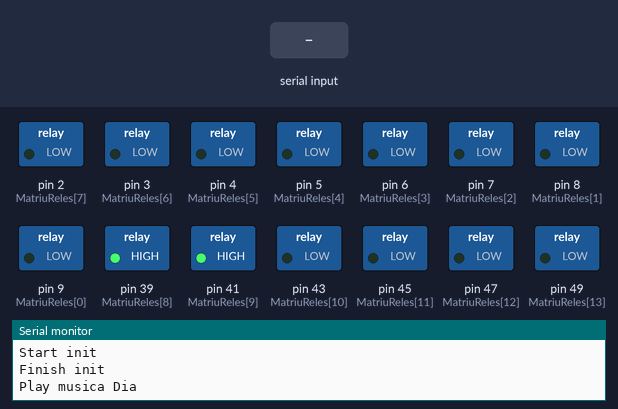
Recording of a sketch running on a simulated Arduino Mega 2560, built with avr-gcc and run on an emulated ATmega2560. Parts: switched loads named in the sketch (green lamp = pin HIGH), the last lines printed to the serial monitor. The test bench sets the inputs (shaded band). The local clock reads 2024-03-15 10:24:30 at power-on unless the sketch sets it; the audio player accepts every command and is not drawn.

Above: at 1.2 s.
1.3 s: "90,45\n" received over Serial
At 3.5 s:
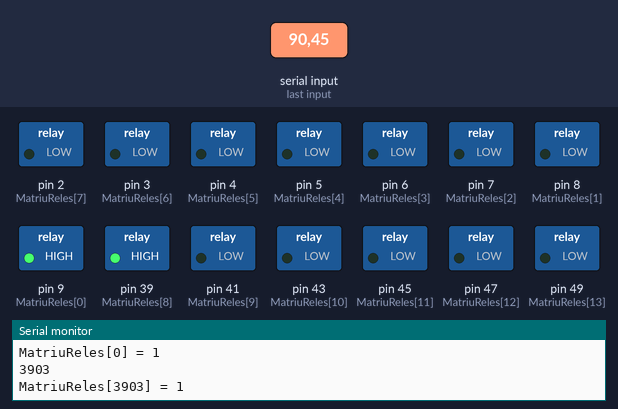
4.3 s: "30,150\n" received over Serial
At 8.2 s:
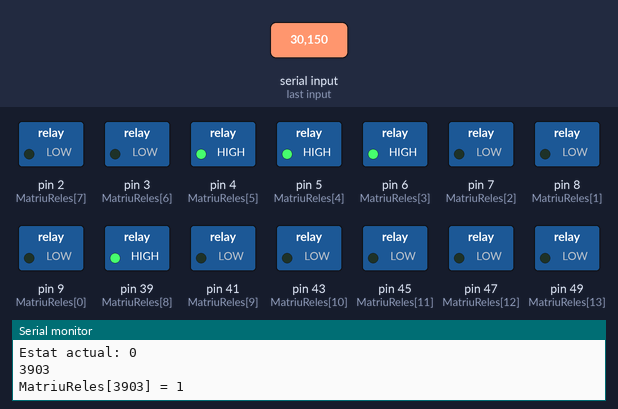
10.3 s: "10\n" received over Serial
At 13.2 s:
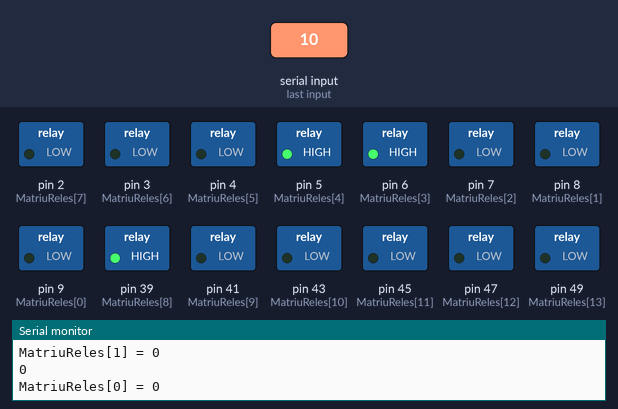
13.3 s: "88\n" received over Serial
At 14.9 s:
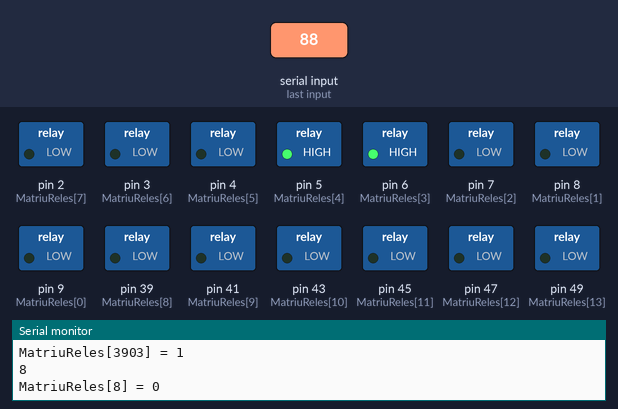
16.3 s: "120\n" received over Serial
At 18.8 s:
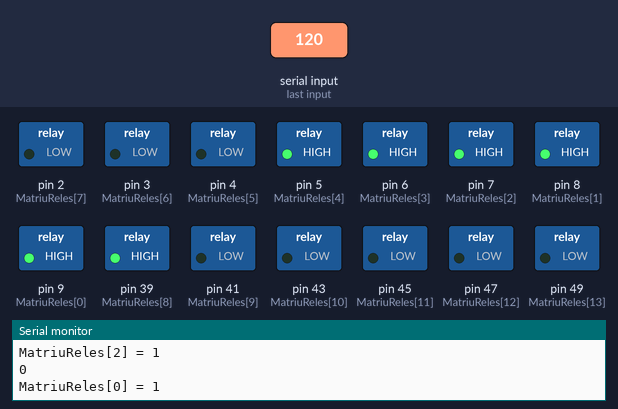
19.3 s: "90\n" received over Serial
At 22.2 s:
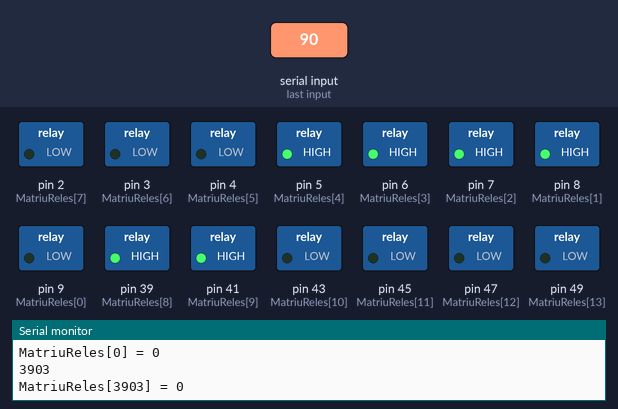
Timing chart, 0 to 23.3 s (numbered marks = the images above; inputs shaded):
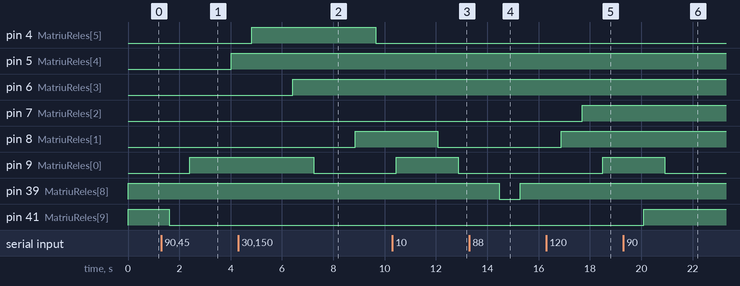

The sketch:

PESSEBRE_V7.ino
```cpp
#include <Wire.h>
#include <SoftwareSerial.h>
#include <DFPlayer_Mini_Mp3.h>
#include <DS1302.h>


uint8_t RST_PIN = 52; //RST pin attach to BLANC
uint8_t SDA_PIN = 50; //IO pin attach to LILA
uint8_t SCL_PIN = 48; //clk Pin attach to GROC
DS1302 rtc(RST_PIN, SDA_PIN, SCL_PIN);//create a variable type of DS1302


long TempsInicial;
long TempsActual;
int ReproduintDia;
int ReproduintNit;
long TempsReproduccioDia;
long TempsReproduccioNit;
int repmusica;
int EstatMusica;
int Test = 0;
int indexPrint=0;
int old_sec = 0;
int indexEstat=0;

const int Reles = 16; //Num de reles
const int Estats = 13; //Num estats

SoftwareSerial mySerial(10, 11); // Serial mp3

//MatriuHoraInici
int MatriuHoraInici[Estats][2] = {
  // {0,0},{5,0},{10,0},{15,0},{20,0},{25,0},{25,40},{26,20},{27,0},{27,30},{27,50},{28,20},{29,10}  //loop 30 min
  {0, 0}, {3, 0}, {4, 0}, {9, 0}, {11, 0}, {12, 0}, {12, 20}, {13, 10}, {13, 30}, {13, 55}, {14, 10}, {14, 20}, {14, 30} //loop 15 min
  // {0,0},{3,0},{4,0},(9,0},{11,0},{12,0},{12,20},{13,10},{13,30},{13,55},{14,10},{14,20},{14,30}  //loop 15 min
  //(0, 0}, {0, 10}, {0, 20}, {0, 30}, {0, 40}, {0, 50}, {1, 0}, {1, 10}, {1, 20}, {1, 30}, {1, 40}, {1, 50}, {2, 0}
};

// el relé+1 indica la cançó a tocar
int MatriuEstats[Estats][Reles + 1] = {
  //Dia
  //1,2,3,4,5,6,7,8,9,0,1,2,3,4,5,6,7
  {0, 0, 1, 0, 0, 1, 1, 1, 1, 1, 1, 1, 0, 1, 1, 1, 1},
  {1, 1, 1, 0, 0, 1, 1, 1, 1, 1, 1, 1, 0, 1, 1, 1, 1},
  {0, 0, 1, 0, 0, 1, 1, 1, 1, 1, 1, 1, 0, 1, 1, 1, 1},
  {1, 1, 1, 0, 0, 1, 1, 1, 1, 1, 1, 1, 0, 1, 1, 1, 1},
  {0, 0, 1, 0, 0, 1, 1, 1, 1, 1, 1, 1, 0, 1, 1, 1, 1},

  //Nit
  //1,2,3,4,5,6,7,8,9,0,1,2,3,4,5,6,7
  {1, 1, 0, 0, 0, 1, 1, 1, 0, 1, 1, 0, 0, 0, 0, 0, 1},
  {1, 1, 0, 0, 0, 1, 1, 1, 0, 1, 1, 1, 0, 1, 0, 0, 2},
  {1, 1, 0, 0, 0, 1, 1, 1, 0, 1, 1, 0, 0, 1, 1, 0, 2},
  {1, 1, 0, 0, 0, 1, 1, 1, 0, 1, 1, 1, 0, 1, 1, 1, 2},
  //Encesa banderes
  {0, 0, 0, 0, 0, 1, 1, 1, 0, 1, 1, 0, 1, 0, 0, 0, 2},
  //continua nit
  {1, 1, 0, 0, 0, 1, 1, 1, 0, 1, 1, 1, 0, 0, 0, 1, 2},
  {1, 1, 0, 0, 0, 1, 1, 1, 0, 1, 1, 1, 0, 0, 1, 0, 2},
  {1, 1, 0, 0, 0, 1, 1, 1, 0, 1, 1, 1, 0, 1, 1, 1, 2}
};

// 9 Bomba moli + Gir Moli +Led Moli
// 8 Moli canto cova
// 7 Boira
// 6 Llum llac
// 5 relé que no clava (NU) NO FUNCIONA!!
// 4 On/Off Màquina de fum
// 3 Infern + bomba de recirculació riu + foc + llamp + 3 bombetes vermelles
// 2 Cel
// 39 Dimmer
// 41 Polsador contacte Màquina de fum
// 43 Naixement + sol + lluna
// 45 poble 3
// 47 masia + castell banderes
// 49poble 4 + sta caterina
// 51 poble 2 + creu + castell
// 53 poble 1
int MatriuReles[Reles] = {9, 8, 7, 6, 5, 4, 3, 2, 39, 41, 43, 45, 47, 49, 51, 53};

//Variables de temps RTC
int mi, ho, se;

//Valor del serial Bluetooth
char val;

//Variable Rellotge
//RTC_DS1307 RTC;


////////////////////////////////////////////////////////////////////////////////

void setup()
{

  InitSerial();

  //Posar a hora
  //Time t(2016, 11, 27, 14, 31, 0, 0);//initialize the time
  //rtc.time(t);


  Serial.println("Start init");
  TempsInicial = millis();
  InitPins();//Inicialitzem tots els pins


  TempsReproduccioDia = 136000; //Dura 2 minuts i 16 segons
  TempsReproduccioNit = 92000; //Dura 1 minut i 32 segons

  //Incialitzem MP3
  mySerial.begin (9600);
  mp3_set_serial (mySerial);  //set softwareSerial for DFPlayer-mini mp3 module
  mp3_set_volume (20);
  mp3_stop ();
  ReproduintDia = 0;
  ReproduintNit = 0;


  TempsInicial = 0;
  TempsActual = 0;


  repmusica = 1;
  EstatMusica = 0;
  Serial.println("Finish init");
}
////////////////////////////////////////////////////////////////////////////////

void loop()
{
  //mp3_stop();

  llegirSerie();

  //reset();

  //TestMusica();
  Automatic();
  //TestReles();


  delay(800);
}


/////////////////////////////////////////////////////////////////////////////////

void InitPins()
{
  for (int i = 0; i < Reles; i++)
  {
    pinMode(MatriuReles[i], OUTPUT);
    digitalWrite(MatriuReles[i], LOW);
  }

  digitalWrite(MatriuReles[8], HIGH); //Dimmer dia
  digitalWrite(MatriuReles[9], HIGH); //Fum
}

/////////////////////////////////////////////////////////////////////////////////

//Inicialitzar POt Serie
void InitSerial()
{
  Serial.begin(9600);
}
//////////////////////////////////////////////////////////////////////////////////////

void TestMusica()
{
  mp3_play(1);
  delay(30000);
}

///////////////////////////////////////////////////////////////////////////////////////

void reset()
{
  digitalWrite(39, HIGH);
}

/////////////////////////////////////////////////////////////////////////////////////

void TestReles()
{
  for (int i = 0; i < Reles; i++)
  {
    Serial.println("Rele: " + String(i + 1) + " Pin: " + String(MatriuReles[i]) + " HIGH");
    digitalWrite(MatriuReles[i], HIGH);
    delay(5000);

    Serial.println("Rele: " + String(i + 1) + " Pin: " + String(MatriuReles[i]) + " LOW");
    digitalWrite(MatriuReles[i], LOW);
    delay(2000);
  }
}
////////////////////////////////////////////////////////////////////////////////

void Automatic()
{
  indexPrint++;

  Musica();

  Time t = rtc.time();


  int hora = (int)t.hr;
  int mi = (int)t.min;
  int se = (int)t.sec;
  if (indexPrint==10)
  {
    Serial.print(hora, DEC);
  Serial.print(":");
  Serial.print(mi, DEC);

  Serial.print(":");
  Serial.println(se, DEC);
  }


  // sequencia rapida
  if (mi >= 15)
  {
    int factor = mi / 15;
    mi = mi - factor * 15;
  }
  if (indexPrint==10)
  {
     Serial.println("Minuts modificats: " + (String) mi + ":" + (String) se);
     Serial.println("Estat actual: " + (String) indexEstat);
     indexPrint=0;
  }

  //if (mi >= 30) mi = mi - 30;  //repetir cada 1/2 hora;


  //Primer comprovem si hora+minut correspon a algun estat
  for (int i = 0; i < Estats; i++)
  {
    //Serial.println("Minuts(Actual/Estat): " + String(mi) + "/" + String(MatriuHoraInici[i][0]) + " Segons(Actual/Estat): " + String(se) + "/" + String(MatriuHoraInici[i][1]));
    //Cas que el minut i la hora coincideixin per activar un rele
    if (MatriuHoraInici[i][0] == mi and MatriuHoraInici[i][1] == se)
    {
      Serial.println("Canvi d'estat: " + String(i));
      indexEstat=i;
      //Mirem quins reles s'han d'activar per aquest estat
      for (int j = 0; j < (Reles + 1); j++)
      {
        if (j == (Reles))
        {
          repmusica = MatriuEstats[i][j];

        }
        else
        {
          if (MatriuEstats[i][j] == 1) digitalWrite(MatriuReles[j], HIGH);

          if (MatriuEstats[i][j] == 0) digitalWrite(MatriuReles[j], LOW);
        }

      }

      delay(1000);

    }
  }
}

////////////////////////////////////////////////////////////////////////////////

void Musica()
{
  //  Serial.print(repmusica);
  //  Serial.print("..." );
  //  Serial.print((String) EstatMusica );
  //  Serial.println("." );
  if (repmusica != EstatMusica)
  {
    ReproduintDia = 0;
    ReproduintNit = 0;
    EstatMusica = repmusica;
    TempsInicial = millis();

  }


  if (repmusica == 1)
  {

    TempsActual = millis();

    if ((TempsActual - TempsInicial) < TempsReproduccioDia)
    {
      if (ReproduintDia == 0)
      {
        Serial.println("Play musica Dia");
        mp3_play(1);
        TempsInicial = millis();
        ReproduintDia = 1;
        ReproduintNit = 0;
      }
    }
    else
    {
      ReproduintDia = 0;
      TempsInicial = millis();
    }
  }
  else
  {
    TempsActual = millis();
    if ((TempsActual - TempsInicial) < TempsReproduccioNit)
    {
      if (ReproduintNit == 0)
      {
        Serial.println("Play musica Nit");
        mp3_play(2);
        TempsInicial = millis();
        ReproduintNit = 1;
        ReproduintDia = 0;
      }
    }
    else
    {
      ReproduintNit = 0;
      TempsInicial = millis();
    }


  }


}

////////////////////////////////////////////////////////////////////////////////


///////////////////////////////////////////////////////////////////////////////////////////////////////////
void pintaEstat(int a)
{
  int i = digitalRead(MatriuReles[a]);

  if (i == 0) i = 1; else i = 0;

  digitalWrite(MatriuReles[a], i);

  Serial.println("MatriuReles[" + String(a) + "] = " + i);
}

/////////////////////////////////////////////////////////////////////////////////////////////////////////////

void llegirSerie()
{
  int car;
  if (Serial.available() > 0)
  {
    // read the incoming byte:
    int incomingByte = Serial.read();

    if ((incomingByte > 47) && (incomingByte < 59))
    {
      car = incomingByte - 48;
    }
    if ((incomingByte > 64) && (incomingByte < 71))
    {
      car = incomingByte - 55;
    }
    if ((incomingByte > 96) && (incomingByte < 123))
    {
      car = incomingByte - 87;
    }

    if (incomingByte == 88 or incomingByte == 120)
    {
      InitPins();
    }

    Serial.println(car);
    pintaEstat(car);
    // i=digitalRead(13);
    //if (car==0) digitalWrite(13, HIGH);
    //if (car==1) digitalWrite(13, LOW);

  }
}
```

Measured:
- after the input at 1.3 s, pin 5 (MatriuReles[4]): LOW → HIGH after 2.7 s; pin 9 (MatriuReles[0]): LOW → HIGH after 1.1 s; pin 41 (MatriuReles[9]): HIGH → LOW after 0.31 s
- after the input at 4.3 s, pin 6 (MatriuReles[3]): LOW → HIGH after 2.1 s; pin 8 (MatriuReles[1]): LOW → HIGH after 4.5 s; pin 9 (MatriuReles[0]): HIGH → LOW after 2.9 s
- after the input at 10.3 s, pin 8 (MatriuReles[1]): HIGH → LOW after 1.8 s
- after the input at 13.3 s, pin 39 (MatriuReles[8]): HIGH → LOW after 1.2 s, → HIGH 0.80 s later
- after the input at 16.3 s, pin 7 (MatriuReles[2]): LOW → HIGH after 1.4 s; pin 8 (MatriuReles[1]): LOW → HIGH after 0.59 s; pin 9 (MatriuReles[0]): LOW → HIGH after 2.2 s
- after the input at 19.3 s, pin 9 (MatriuReles[0]): HIGH → LOW after 1.6 s; pin 41 (MatriuReles[9]): LOW → HIGH after 0.80 s
